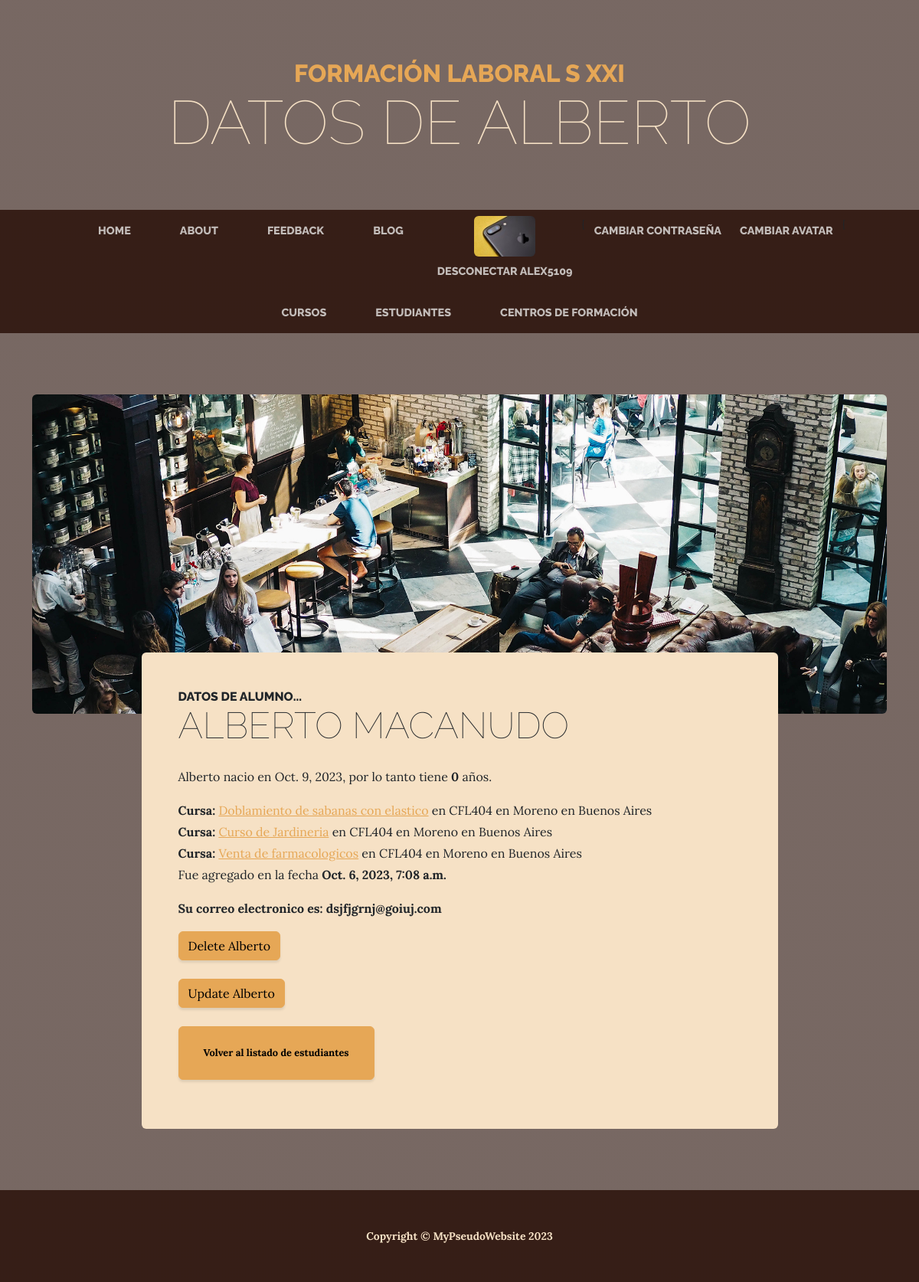
Screenshot of /estudiantes/alberto-macanudo-16/read (signed in) with the database file from the repository.
### aplicacion/models.py (models this page shows, shortened)
class Estudiante(models.Model, LoginRequiredMixin):
	name = models.CharField(max_length=255, null=True)
	lastname = models.CharField(max_length=255, null=True)
	nacimiento = models.DateField(null=True)
	email = models.EmailField(null=True)
	phone = models.CharField(max_length=20, null=True)
	slug = models.SlugField(default="", null=True)
	updated = models.DateTimeField(auto_now=True)
	created = models.DateTimeField(auto_now_add=True)
	cursos = models.ManyToManyField("Curso", blank=True)
	@property
	def age(self):
		return date.today().year - self.nacimiento.year
	@property
	def related_cursos(self):
		return self.cursos.all()
	class Meta:
		ordering = ["-updated", '-created']

class Usuario(auth.models.User):
	avatar = models.ImageField(upload_to="media/avatares", null=True, blank=True)

class Curso(models.Model):
	name = models.CharField(max_length=60, null=True)
	descripcion = models.TextField(blank=True, max_length=5000, null=True)
	familia_profesional = models.ForeignKey(FamiliaProfesional, on_delete=models.CASCADE, null=True)
	institucion = models.ForeignKey(Institucion, on_delete=models.CASCADE, null=True)
	slug = models.SlugField(default="", null=True)
	estudiantes = models.ManyToManyField("Estudiante", blank=True)
	def __str__(self):
		return f"{self.name}"

class Institucion(models.Model):
	name = models.CharField(max_length=60, null=True)
	partido =  models.ForeignKey(Partido, on_delete=models.SET_NULL, null=True, related_name="instituciones")
	cue =  models.CharField(max_length=12, null=True)
	def __str__(self):
		return f"{self.name}"

class Partido(models.Model):
	name = models.CharField(max_length=60, null=True)
	provincia = models.ForeignKey(Provincia, on_delete=models.CASCADE, null=False, related_name="partidos")
	def __str__(self):
		return f"{self.name}"

class Provincia(models.Model):
	name = models.CharField(max_length=60, null=True)
	def __str__(self):
		return f"{self.name}"

### aplicacion/views.py (the view)
# urls.py: path('<str:tables>/<slug:slug>/read', 		Tables_Detalle.as_view(),	name='tables-read'),
class Tables_Detalle(MyTablesViewMaster):
	@return_404_if_no_template
	def get(self, request, tables, slug):
		contexto = {
					self.table: self.instance
					}
		template = f"aplicacion/t2_{tables}_details.html"
		return render(request, template, contexto)

### aplicacion/templatetags/avatar.py (called while the page is built)
@register.filter(name="avatar")
def avatar(request):
	avatar_url = None
	try:
		avatar_url = models.AvatarPDF.objects.get(usuario = request.user.id).imagen.url
	except (Exception):
		try:
			avatar_url = models.Usuario.objects.get(id=request.user.id).avatar.url
		except (Exception):
			pass
	return avatar_url

### aplicacion/views.py (called while the page is built)
def return_404_if_no_template(func):
	@wraps(func)
	def wrapper(self, request, *args, **kwargs):
		try:
			return func(self, request, *args, **kwargs)
		except TemplateDoesNotExist:
			return redirect(reverse('aplicacion:codigo', args=['404']))
	return wrapper

	@property
	def slug(self):
		return self.kwargs.get("slug")

	@property
	def tables(self):
		if self._tables is None:
			self._tables = self.kwargs.get("tables")
		return self._tables

	@property
	def table(self):
		return "curso" if self.tables == "cursos" else "estudiante" if self.tables == "estudiantes" else None

	@property
	def model(self):
		return models.Curso if self.tables == "cursos" else models.Estudiante if self.tables == "estudiantes" else None

	@property
	def instance(self):
		if self._instance is None:
			if self.slug and self.model:
				self._instance = self.model.objects.get(slug=self.slug)
		return self._instance

### aplicacion/templates/aplicacion/t2_estudiantes_details.html (shortened to what this page needs)
{% extends "aplicacion/0001_about.html" %}
{% load static %}
{% block header2 %} Datos de {{estudiante.name}} {% endblock %}
{% block header3 %} Datos de Alumno... {% endblock %}
{% block headerimage1 %} "{% static 'aplicacion/assets/img/about.jpg' %}" {% endblock %}
{% block header4 %} {{estudiante.name}} {{estudiante.lastname}} {% endblock %}
{% block parrafo1 %}
	{% if not confirm_deletion %}
		<p><strong></strong>
		{{estudiante.name}} nacio en {{estudiante.nacimiento}}, por lo tanto tiene <strong>{{estudiante.age}}</strong> años.</p>
			{% for curso in estudiante.related_cursos %}
				<p class="mb-0"> <strong>Cursa:</strong> <a href="{% url 'aplicacion:tables-read' 'cursos' curso.slug %}">{{curso}}</a> en {{curso.institucion}} en {{curso.institucion.partido}} en {{curso.institucion.partido.provincia}}</p>
			{% empty %}
				<strong> <p class="mb-0"> <strong>Cursa:</strong> No cursa nada </p> </strong> </br>
			{% endfor %}
		<p> Fue agregado en la fecha <strong>{{estudiante.created}} </p>
		<p> Su correo electronico es: {{estudiante.email}}
		</p>
	{% endif %}
{% endblock %}
{% block parrafo2 %}
	{% if request.user.is_authenticated and not confirm_deletion %}
		<div class="intro-button mx-auto">
		<a class="btn btn-primary btn-x3" href="{% url 'aplicacion:tables-delete' 'estudiantes' estudiante.slug %}">Delete {{ estudiante.name }}</a>
		</div>
		<br>
		<div class="intro-button mx-auto"><a class="btn btn-primary btn-x4" href= "{% url 'aplicacion:tables-update' 'estudiantes' estudiante.slug %}"> Update {{estudiante.name}}</a>
		</div>
	{% endif %}
	<br>
	<div class="intro-button mx-auto"><a class="btn btn-primary btn-xl" href="{% url 'aplicacion:tables-listado' 'estudiantes' %}">Volver al listado de estudiantes</a>
	</div>
{% endblock %}

### aplicacion/templates/aplicacion/0000_master.html (shortened to what this page needs)
{% load static %}
{% load avatar %}
<!DOCTYPE html>
<html lang="en">
	<head>
		<link href="{% static 'aplicacion/css/styles.css' %}" rel="stylesheet" />
	</head>
	<body>
		<header>
			<h1 class="site-heading text-center text-faded d-none d-lg-block">
				<span class="site-heading-upper text-primary mb-3">
				{% block header1_principal %}
				Formación Laboral S XXI
				{% endblock %}</span>
				<span class="site-heading-lower">{% block header2 %}{% endblock %}</span>
			</h1>
		</header>
		<nav class="navbar navbar-expand-lg navbar-dark py-lg-24" id="mainNav">
			<div class="container">
				<div class="collapse navbar-collapse" id="navbarSupportedContent">
					<ul class="navbar-nav mx-auto">
						<li class="nav-item px-lg-4"><a class="nav-link text-uppercase" href="{% url 'aplicacion:home' %}">Home</a></li>
						<li class="nav-item px-lg-4"><a class="nav-link text-uppercase" href="{% url 'aplicacion:about' %}">About</a></li>
						<li class="nav-item px-lg-4"><a class="nav-link text-uppercase" href="{% url 'aplicacion:quejas' %}">Feedback</a></li>
						<li class="nav-item px-lg-4"><a class="nav-link text-uppercase" href="{% url 'blog:home' %}">Blog</a></li>
						{% if request.user.is_authenticated %}
							{% if request|avatar %}
								<li class="nav-item px-lg-1"> <img class="product-item-img mx-auto d-flex rounded img-fluid mb-3 mb-lg-0" src= '{{ request|avatar }}' alt="..." width="80" height="80" /> <a class="nav-link text-uppercase" href="{% url 'aplicacion:user-log_out' %}?next={{request.path}}">Desconectar {{request.user.username}}</a> </li>
							{{% else %}
								<li class="nav-item px-lg-1"> <a class="nav-link text-uppercase" href="{% url 'aplicacion:user-log_out' %}?next={{request.path}}">Desconectar {{request.user.username}}</a> </li>
							{{% endif %}
							<li class="nav-item px-lg-1"> <a class="nav-link text-uppercase" href="{% url 'aplicacion:user-cambiarcontraseña' %}">Cambiar contraseña</a> </li>
							<li class="nav-item px-lg-1"> <a class="nav-link text-uppercase" href="{% url 'aplicacion:user-cambiaravatar' %}">Cambiar avatar</a> </li>
						{% endif %}
					</ul>
				</div>
			</div>
		</nav>
		<nav class="navbar navbar-expand-lg navbar-dark py-lg-24" id="mainNav">
			<div class="container">
				<div class="collapse navbar-collapse" id="navbarSupportedContent">
					<ul class="navbar-nav mx-auto">
						<li class="nav-item px-lg-4"><a class="nav-link text-uppercase" href="{% url 'aplicacion:tables-listado' 'cursos' %}"> Cursos </a></li>
						<li class="nav-item px-lg-4"><a class="nav-link text-uppercase" href="{% url 'aplicacion:tables-listado' 'estudiantes' %}"> Estudiantes</a></li>
						<li class="nav-item px-lg-4"><a class="nav-link text-uppercase" href="{% url 'aplicacion:centros-list' %}"> Centros de Formación</a></li>
					</ul>
				</div>
			</div>
		</nav>
		{% block content %} {% endblock %}
		<footer class="footer text-faded text-center py-5">
			<div class="container"><p class="m-0 small">Copyright &copy; MyPseudoWebsite 2023</p></div>
		</footer>
	</body>
</html>

### rows the page displays
Estudiante: name "ALBERTO", lastname "MACANUDO", name "Alberto", nacimiento "Oct. 9, 2023", age "0", created "Oct. 6, 2023, 7:08 a.m.", email "dsjfjgrnj@goiuj.com"
Curso: name "Doblamiento de sabanas con elastico", institucion "CFL404", institucion.partido "Moreno", institucion.partido.provincia "Buenos Aires"
Curso: name "Curso de Jardineria", institucion "CFL404", institucion.partido "Moreno", institucion.partido.provincia "Buenos Aires"
Curso: name "Venta de farmacologicos", institucion "CFL404", institucion.partido "Moreno", institucion.partido.provincia "Buenos Aires"

### other values shown
{{ request.user.username }} "ALEX5109"
